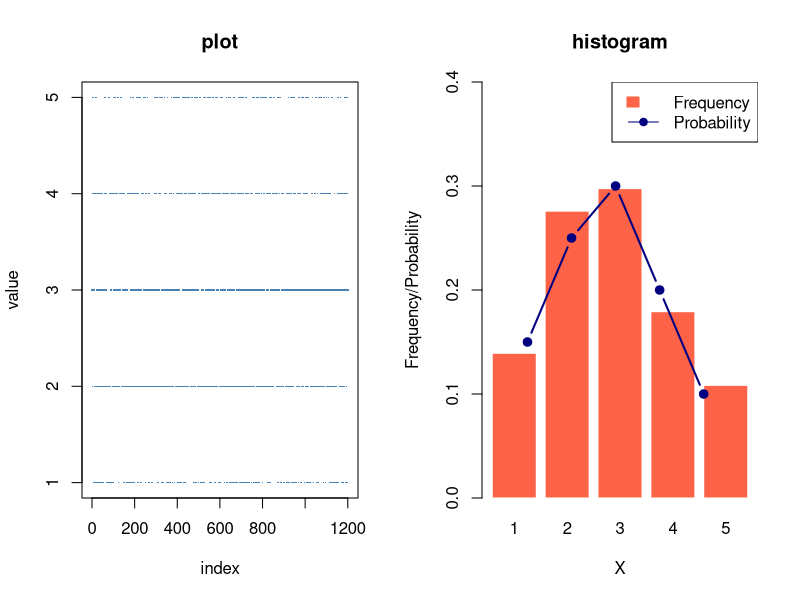
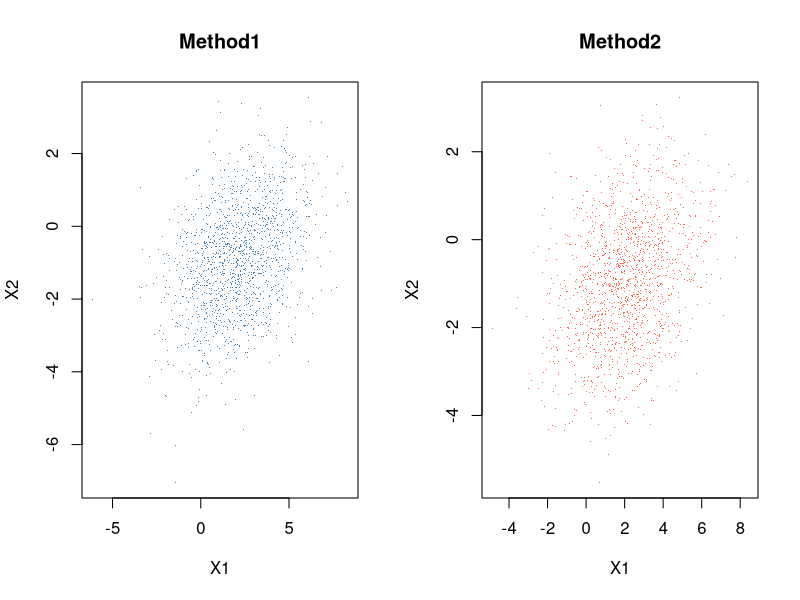
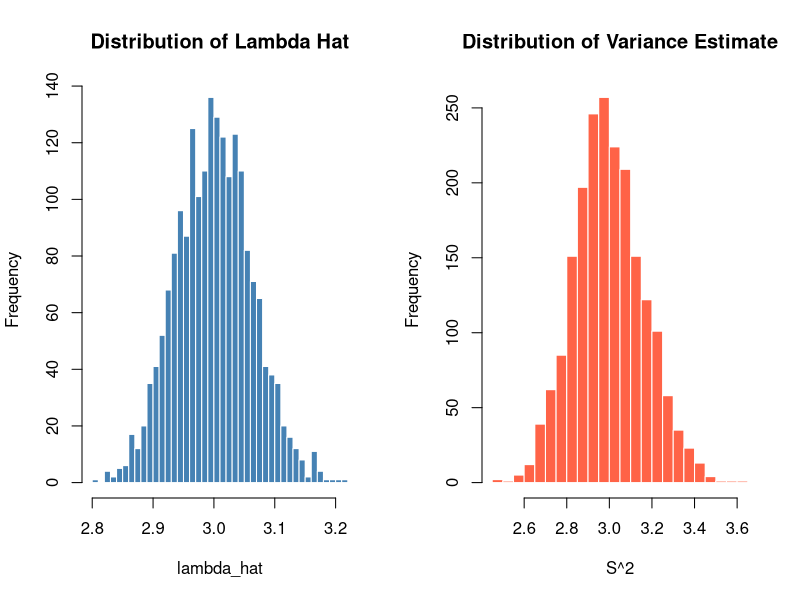
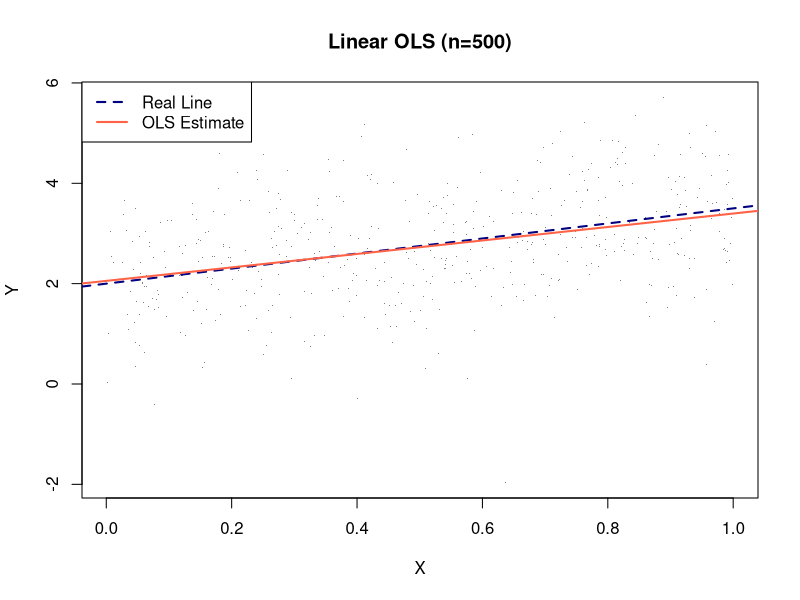
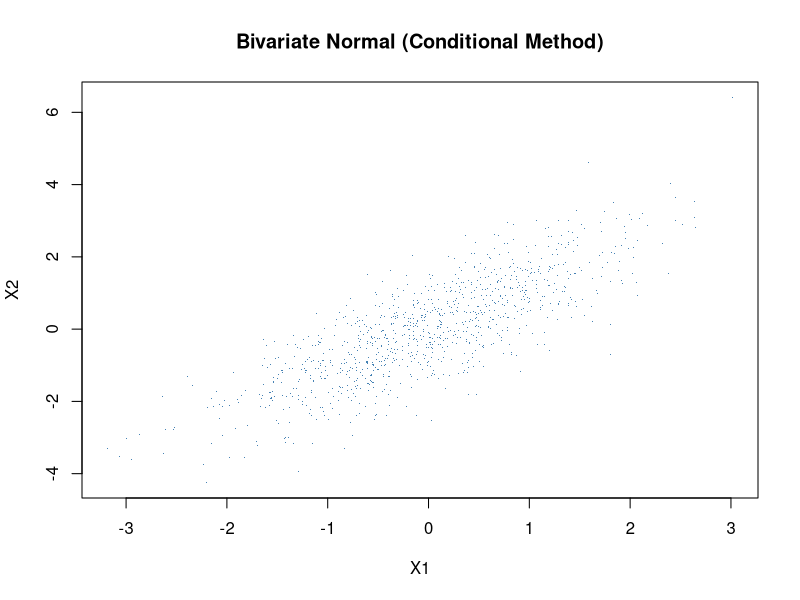
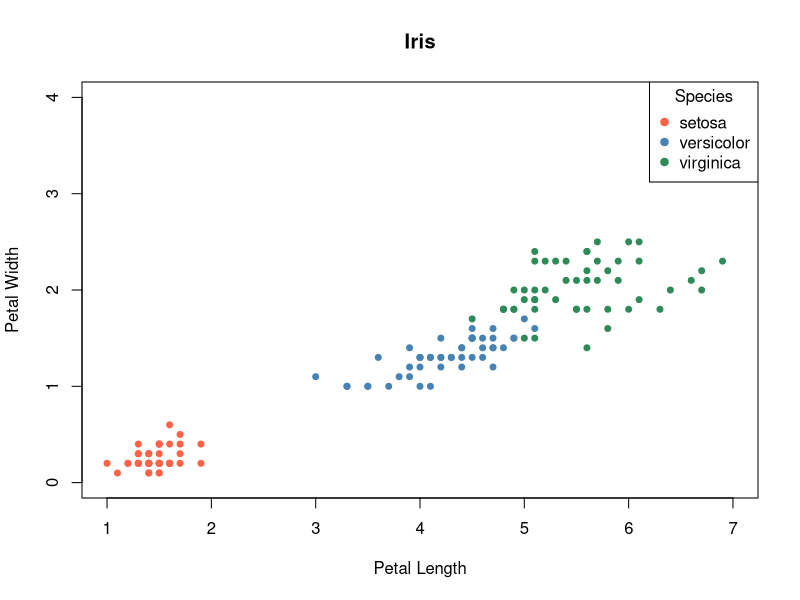
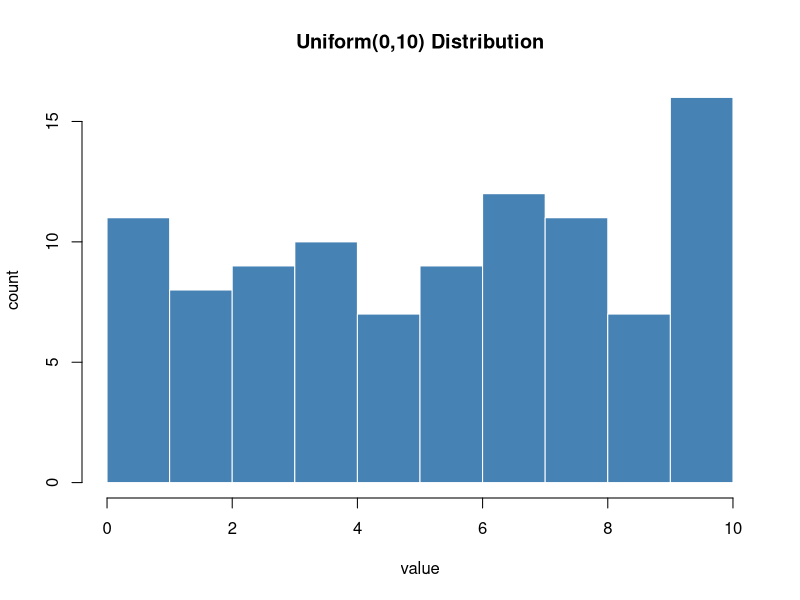

Here is the R script that generated these plots, in order:
## ---- chunk 1

set.seed(1)

vals  <- 1:5
probs <- c(0.15, 0.25, 0.30, 0.20, 0.10)
n     <- 1200

x <- sample(vals, size = n, replace = TRUE, prob = probs)

par(mfrow = c(1, 2))

# 散点图
plot(1:n, x,
     pch  = ".", cex = 1.5,
     col  = "steelblue",
     main = "plot",
     xlab = "index", ylab = "value")

# 直方图
barplot(table(x) / n,
        col    = "tomato",
        border = "white",
        ylim   = c(0, 0.4),
        main   = "histogram",
        xlab   = "X", ylab = "Frequency/Probability")
lines(1:5, probs, type = "b", pch = 19, col = "navy", lwd = 2)
legend("topright", legend = c("Frequency", "Probability"),
       fill = c("tomato", NA), lty = c(NA, 1), pch = c(NA, 19),
       col  = c("tomato", "navy"), border = c("tomato", NA))

par(mfrow = c(1, 1))

# 数值对比
for (i in seq_along(vals)) {
  if(i == 1) {
    cat("X\t理论概率\t观测频率\n")
  }
  cat(vals[i], "\t", probs[i], "\t\t", round(mean(x == vals[i]), 4), "\n")
}

## ---- chunk 2
set.seed(2)

mu  <- c(2, -1)
Sig <- matrix(c(4, 1, 1, 2), nrow = 2)
n2  <- 1500

## 方法一:条件分布法
## X1 ~ N(mu1, s11);  X2|X1 ~ N(mu2 + s21/s11*(X1-mu1), s22 - s21^2/s11)
x1_cond <- rnorm(n2, mean = mu[1], sd = sqrt(Sig[1,1]))
mu2_cond <- mu[2] + Sig[2,1]/Sig[1,1] * (x1_cond - mu[1])
s2_cond  <- sqrt(Sig[2,2] - Sig[2,1]^2/Sig[1,1])
x2_cond  <- rnorm(n2, mean = mu2_cond, sd = s2_cond)
X_cond   <- cbind(x1_cond, x2_cond)

## 方法二:变换抽样法(Cholesky 分解)
L   <- t(chol(Sig))              # Sigma = L %*% t(L)
Z   <- matrix(rnorm(2 * n2), nrow = 2)
X_trans <- t(L %*% Z + mu)      # n2 x 2

par(mfrow = c(1, 2))
plot(X_cond,  pch = ".", col = "steelblue",
main = "Method1", xlab = "X1", ylab = "X2")
plot(X_trans, pch = ".", col = "tomato",
main = "Method2", xlab = "X1", ylab = "X2")
par(mfrow = c(1, 1))

cat("=== 条件分布法 ===\n",
"均值:", paste(colMeans(X_cond), collapse = " "), "\n",
"协方差矩阵:\n",
paste(capture.output(cov(X_cond)), collapse = "\n"), "\n")

cat("=== 变换抽样法 ===\n",
"均值:", paste(colMeans(X_trans), collapse = " "), "\n",
"协方差矩阵:\n",
paste(capture.output(cov(X_trans)), collapse = "\n"), "\n")
## ---- chunk 3

# r= 4层,各层大小 N=(20,30,25,25),总抽样量 m=10,重复1000次
set.seed(3)

r      <- 4
N_strata <- c(20, 30, 25, 25)
N_total  <- sum(N_strata)   # 100
m        <- 10
reps     <- 1000

# 按比例分配各层抽样量
m_i <- round(N_strata / N_total * m)
# 如有舍入误差则修正到总量
m_i[r] <- m - sum(m_i[-r])

cat("各层抽样量:", m_i, "\n")

# 生成总体(用层编号标记)
population <- rep(1:r, times = N_strata)

# 重复1000次分层抽样
results <- replicate(reps, {
  sampled <- c()
  for (k in 1:r) {
    pool <- which(population == k)
    sampled <- c(sampled, sample(pool, m_i[k]))
  }
  sampled
})

cat("1000次抽样完成,每次抽", m, "个样本\n",
"前5次抽样结果(各取前3个编号):\n");print(results[1:3, 1:5])

# 各层被抽到频率
layer_freq <- apply(results, 2, function(s) table(factor(population[s], levels=1:r)))
cat("各层平均被抽频率:\n");print(round(rowMeans(layer_freq) / m, 3));cat(
"理论各层抽取比例:\n", N_strata / N_total, "\n")
## ---- chunk 4
set.seed(4)

lambda_true <- 3
n4          <- 800
reps4       <- 2000

# 估计量:lambda_hat = X_bar(同时估计期望与方差)
sim <- replicate(reps4, {
  x      <- rpois(n4, lambda = lambda_true)
  lambda_hat <- mean(x)      # MLE = 矩估计 = 样本均值
  var_hat    <- var(x)       # 样本方差
  c(lambda_hat, var_hat)
})

lambda_ests <- sim[1, ]
var_ests    <- sim[2, ]

cat("=== 期望估计(lambda_hat = X_bar)===\n",
"真实值 lambda=3\n",
"估计均值:", round(mean(lambda_ests), 4), "\n",
"估计标准差:", round(sd(lambda_ests), 4), "\n",
"理论标准误 sqrt(lambda/n):", round(sqrt(lambda_true/n4), 4), "\n",
"=== 方差估计(S^2)===\n",
"真实值 Var(X)=lambda=3\n",
"估计均值:", round(mean(var_ests), 4), "\n"
,"估计标准差:", round(sd(var_ests), 4), "\n")

par(mfrow = c(1, 2))
hist(lambda_ests, breaks = 40, col = "steelblue", border = "white",
main = "Distribution of Lambda Hat", xlab = "lambda_hat")

hist(var_ests, breaks = 40, col = "tomato", border = "white",
main = "Distribution of Variance Estimate", xlab = "S^2")
par(mfrow = c(1, 1))
## ---- chunk 5

set.seed(5)

alpha_true <- 0.5
n5         <- 600
reps5      <- 2000

# 生成 Power(alpha) 随机数:U^(1/alpha)
sim5 <- replicate(reps5, {
  u <- runif(n5)
  x <- u^(1/alpha_true)

  # 矩估计:E[X]=alpha/(alpha+1) => alpha_mom = X_bar/(1-X_bar)
  xbar     <- mean(x)
  alpha_mom <- xbar / (1 - xbar)

  # MLE:alpha_mle = -n / sum(log(x))
  alpha_mle <- -n5 / sum(log(x))

  c(alpha_mom, alpha_mle)
})

mom_ests <- sim5[1, ]
mle_ests <- sim5[2, ]

mse_mom <- mean((mom_ests - alpha_true)^2)
mse_mle <- mean((mle_ests - alpha_true)^2)

cat("=== 矩估计 ===\n",
"均值:", round(mean(mom_ests), 4),
" 偏差:", round(mean(mom_ests) - alpha_true, 4),
" MSE:", round(mse_mom, 6), "\n\n"
)

cat("=== 最大似然估计 ===\n",
"均值:", round(mean(mle_ests), 4),
" 偏差:", round(mean(mle_ests) - alpha_true, 4),
" MSE:", round(mse_mle, 6), "\n"
)

cat("MSE之比 (MOM/MLE):", round(mse_mom/mse_mle, 4), "\n")
## ---- chunk 6

set.seed(6)

alpha_true <- 2
beta_true  <- 1.5
n6         <- 500

X   <- runif(n6, 0, 1)
eps <- rnorm(n6, 0, 1)
Y   <- alpha_true + beta_true * X + eps

# OLS 最小二乘估计
Xmat <- cbind(1, X)
coef_ols <- solve(t(Xmat) %*% Xmat) %*% t(Xmat) %*% Y

alpha_hat <- coef_ols[1]
beta_hat  <- coef_ols[2]

cat("真实值:alpha=", alpha_true, " beta=", beta_true, "\n",
"OLS估计:alpha_hat=", round(alpha_hat, 4),
" beta_hat=", round(beta_hat, 4), "\n"
)

# 与 lm() 结果对比
fit <- lm(Y ~ X)
cat("\nlm() 验证:\n"); print(coef(fit))

# 散点图 + 拟合线
plot(X, Y, pch = ".", col = "gray50",
     main = "Linear OLS (n=500)",
     xlab = "X", ylab = "Y")
abline(a = alpha_true, b = beta_true, col = "navy",  lwd = 2, lty = 2)
abline(a = alpha_hat,  b = beta_hat,  col = "tomato", lwd = 2)
legend("topleft",
       legend = c("Real Line", "OLS Estimate"),
       col    = c("navy", "tomato"),
       lty    = c(2, 1), lwd = 2)
## ---- chunk 7
# 使用逆变换法
set.seed(121)
X <- c(1, 2.5, 3.5, 5, 6)
prob <- c(0.1, 0.2, 0.3, 0.2, 0.2)
Fx <- cumsum(prob)
n <- 1000
xi <- NULL
for (i in 1:n) {
  u <- runif(1,0,1)
  xi[i] <- X[which(u <= Fx)[1]]
}
x <- sample(X, size = n, replace = TRUE, prob = prob)
#逆变换法生成的随机数频率
table(xi)/n
#直接使用sample()函数生成随机数频率
table(x)/n
## ---- chunk 8
# 使用条件分布法产生二元正态分布向量
set.seed(214)

# 参数设置
mu <- c(0, 0)
sigma11 <- 1
sigma22 <- 2  # 假设 var(X2) = 2
rho <- 0.8
sigma12 <- rho * sqrt(sigma11 * sigma22)  # 协方差
Sigma <- matrix(c(sigma11, sigma12, sigma12, sigma22), nrow = 2)

n <- 1000

# 条件分布法
X1 <- rnorm(n, mean = mu[1], sd = sqrt(sigma11))
mu2_cond <- mu[2] + sigma12 / sigma11 * (X1 - mu[1])
sigma2_cond <- sqrt(sigma22 - sigma12^2 / sigma11)
X2 <- rnorm(n, mean = mu2_cond, sd = sigma2_cond)
X <- cbind(X1, X2)

# 验证均值和协方差
cat("样本均值:", colMeans(X), "\n",
"样本协方差矩阵:\n");print(cov(X));cat("理论协方差矩阵:\n");print(Sigma)

# 散点图
plot(X, pch = ".", col = "steelblue",
     main = "Bivariate Normal (Conditional Method)",
     xlab = "X1", ylab = "X2")
## ---- chunk 9
# iris 花瓣长度与宽度散点图
colors <- c("setosa" = "tomato", "versicolor" = "steelblue", "virginica" = "seagreen")

plot(Petal.Width ~ Petal.Length,
     data  = iris,
     col   = colors[as.character(iris$Species)],
     pch   = 19,
     cex   = 0.8,
     main  = "Iris",
     xlim  = c(1, 7),
     ylim  = c(0, 4),
     xlab  = "Petal Length",
     ylab  = "Petal Width")

legend("topright",
       legend = names(colors),
       col    = colors,
       pch    = 19,
       title  = "Species")
## ---- chunk 10
# 生成 [0, 10] 之间 100 个均匀分布随机数
set.seed(42)
x <- runif(100, min = 0, max = 10)

# 频数直方图
hist(x,
     main  = "Uniform(0,10) Distribution",
     xlab  = "value",
     ylab  = "count",
     col   = "steelblue",
     border = "white")
